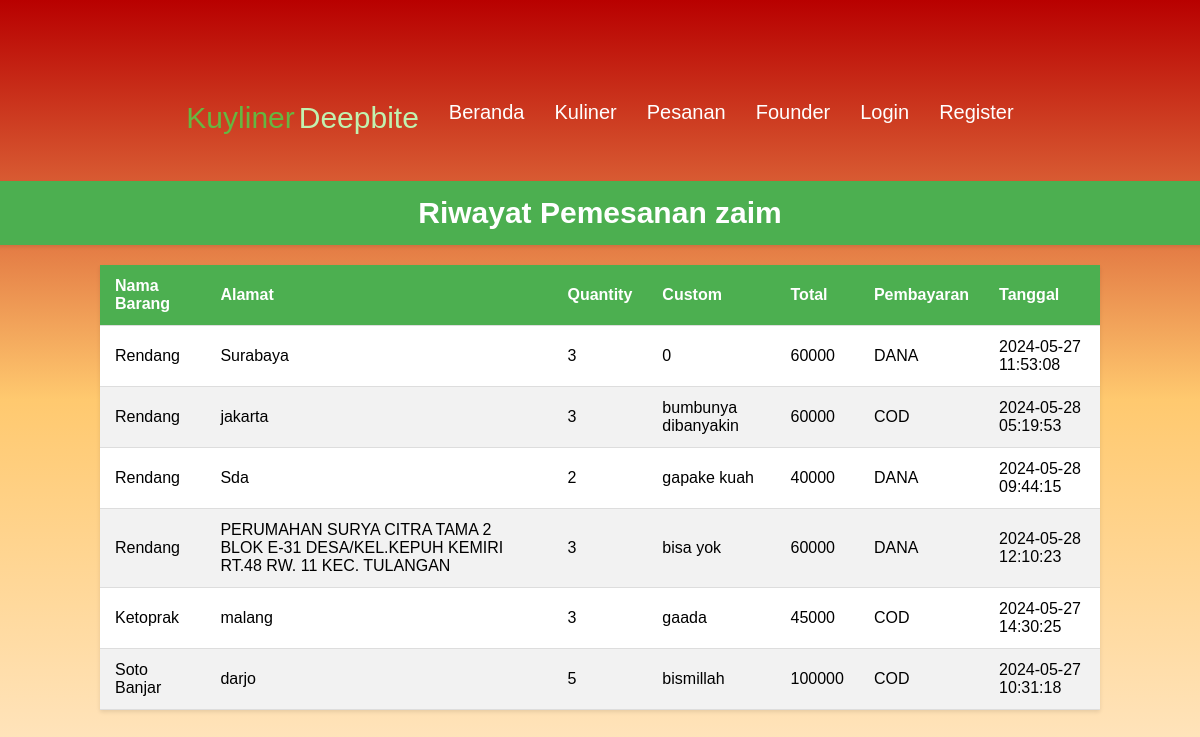
Screenshot of /riwayat.php (signed in) with the database file from the repository.
### tables this page shows
CREATE TABLE `order` (
  `idorder` int(11) NOT NULL,
  `IdPengguna` int(11) NOT NULL,
  `IdBarang` int(11) NOT NULL,
  `alamat` varchar(111) NOT NULL,
  `qty` int(11) NOT NULL,
  `custom` varchar(111) NOT NULL,
  `total` int(11) NOT NULL,
  `pembayaran` varchar(111) NOT NULL,
  `tanggal` datetime NOT NULL
);

CREATE TABLE `barang` (
  `IdBarang` int(11) NOT NULL,
  `NamaBarang` varchar(111) DEFAULT NULL,
  `asal` varchar(11) NOT NULL,
  `harga` int(111) NOT NULL,
  `foto` varchar(111) NOT NULL
);

### riwayat.php (the view, shortened to what this page needs)
<?php
include 'koneksi.php';
$IdPengguna = $_SESSION['IdPengguna'];
$sql = "SELECT o.IdBarang, b.namaBarang, o.alamat, o.qty, o.custom, o.total, o.pembayaran, o.tanggal, o.qty * b.harga as total
        FROM `order` o
        JOIN barang b ON o.IdBarang = b.IdBarang
        WHERE o.IdPengguna = ?";
$stmt = $mysqli->prepare($sql);
$stmt->bind_param("i", $IdPengguna);
$stmt->execute();
$result = $stmt->get_result();
?>
<!DOCTYPE html>
<html lang="en">
<head>
    <link rel="stylesheet" href="Model/dekorriwayat.css">
</head>
<body>
    <header>
        <h3 class="judul">Riwayat Pemesanan <?php echo htmlspecialchars($_SESSION['username']); ?></h3>
    </header>
    <table>
        <thead>
            <tr>
                <th>Nama Barang</th>
                <th>Alamat</th>
                <th>Quantity</th>
                <th>Custom</th>
                <th>Total</th>
                <th>Pembayaran</th>
                <th>Tanggal</th>
            </tr>
        </thead>
        <tbody>
            <?php while ($row = $result->fetch_assoc()): ?>
                <tr>
                    <td><?php echo htmlspecialchars($row['namaBarang']); ?></td>
                    <td><?php echo htmlspecialchars($row['alamat']); ?></td>
                    <td><?php echo htmlspecialchars($row['qty']); ?></td>
                    <td><?php echo htmlspecialchars($row['custom']); ?></td>
                    <td><?php echo htmlspecialchars($row['total']); ?></td>
                    <td><?php echo htmlspecialchars($row['pembayaran']); ?></td>
                    <td><?php echo htmlspecialchars($row['tanggal']); ?></td>
                </tr>
            <?php endwhile; ?>
        </tbody>
    </table>
</body>
</html>

### Model/dekorriwayat.css (style rules this page uses)
body { font-family: Arial, sans-serif; background: linear-gradient(to bottom, #B80000, #FFC96F, #FFE8C8); margin: 0; padding: 0; display: flex; justify-content: center; align-items: center; flex-direction: column; min-height: 100vh; }
header { background-color: #4CAF50; color: white; padding: 15px; text-align: center; width: 100%; box-shadow: 0 2px 4px rgba(0, 0, 0, 0.1); }
table { background-color: white; border-collapse: collapse; margin: 20px 0; width: 90%; max-width: 1000px; box-shadow: 0 2px 4px rgba(0, 0, 0, 0.1); }
thead { background-color: #4CAF50; color: white; }
th, td { padding: 12px 15px; text-align: left; border-bottom: 1px solid #ddd; }
tr:nth-child(even) { background-color: #f2f2f2; }
th { cursor: pointer; }
.judul { font-size: 30px; margin: 0px; font-weight: bold; }

### Model/stylenav.css (style rules this page uses)
*, html, body { margin: 0; padding: 0; font-family: "comic sans ms", sans-serif; }
.container { display: flex; }
.wrapper { width: 100%; height: 80px; background-color: transparent; display: flex; font-size: 20px; padding: 15px; justify-content: space-between; border-radius: 40px; }
.brand { display: flex; flex-direction: row; font-size: 1.5em; padding: 15px; text-transform: capitalize; }
.first { color: #65B741; font-weight: 700px; }
.last { color: #C1F2B0; font-weight: 500px; padding-left: 4px; }
.navigasi { display: flex; flex-direction: row; }
.navigasi > li { list-style-type: none; padding: 15px; }
.navigasi > li > a { color: white; font-size: 20px; text-decoration: none; text-transform: capitalize; }

### rows the page displays
order: IdBarang.NamaBarang "Rendang", alamat "Surabaya", qty "3", custom "0", total "60000", pembayaran "DANA", tanggal "2024-05-27 11:53:08"
order: IdBarang.NamaBarang "Rendang", alamat "jakarta", qty "3", custom "bumbunya dibanyakin", total "60000", pembayaran "COD", tanggal "2024-05-28 05:19:53"
order: IdBarang.NamaBarang "Rendang", alamat "Sda", qty "2", custom "gapake kuah", total "40000", pembayaran "DANA", tanggal "2024-05-28 09:44:15"
order: IdBarang.NamaBarang "Rendang", alamat "PERUMAHAN SURYA CITRA TAMA 2 BLOK E-31 DESA/KEL.KEPUH KEMIRI RT.48 RW. 11 KEC. TULANGAN", qty "3", custom "bisa yok", total "60000", pembayaran "DANA", tanggal "2024-05-28 12:10:23"
order: IdBarang.NamaBarang "Ketoprak", alamat "malang", qty "3", custom "gaada", total "45000", pembayaran "COD", tanggal "2024-05-27 14:30:25"
order: IdBarang.NamaBarang "Soto Banjar", alamat "darjo", qty "5", custom "bismillah", total "100000", pembayaran "COD", tanggal "2024-05-27 10:31:18"

### other values shown
$_SESSION['username'] "zaim"
